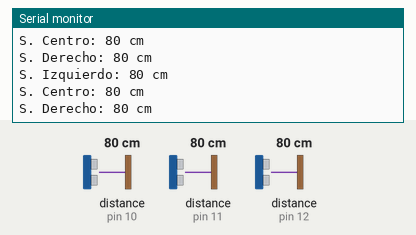
The sketch below on a simulated Arduino Uno, built with avr-gcc and run on an emulated ATmega328P. On the bench: the last lines printed to the serial monitor. The inputs (shaded band) are chosen by the test bench; at power-on: distance to the obstacle (sensors on pin 10, pin 11, pin 12) 80 cm. The echo pulse lasts 58.3 µs per cm.

Above: at 1.2 s.
1.3 s: distance to the obstacle (sensor on pin 10) set to 250 cm
At 1.98 s:
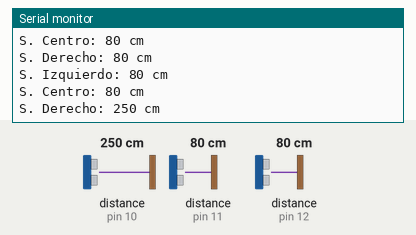
4.3 s: distance to the obstacle (sensor on pin 11) set to 120 cm
At 4.97 s:
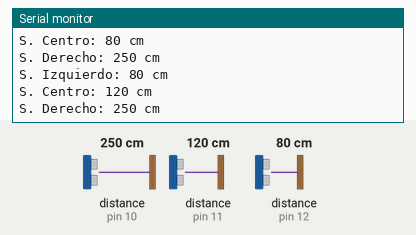
7.3 s: distance to the obstacle (sensor on pin 12) set to 60 cm
At 7.97 s:
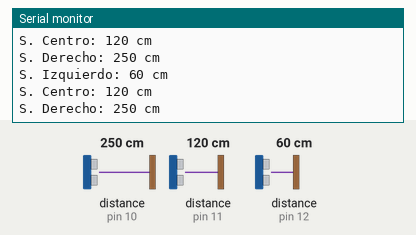
10.3 s: distance to the obstacle (sensor on pin 10) set to 299 cm
At 10.97 s:
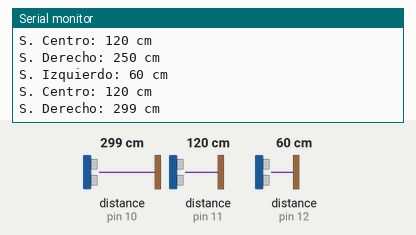
13.3 s: distance to the obstacle (sensor on pin 12) set to 18 cm
At 13.98 s:
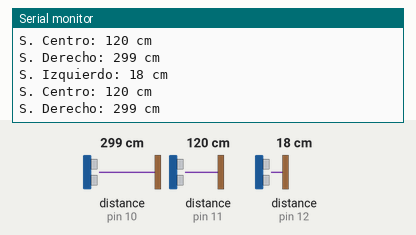
16.3 s: distance to the obstacle (sensor on pin 12) set to 2 cm
At 16.97 s:
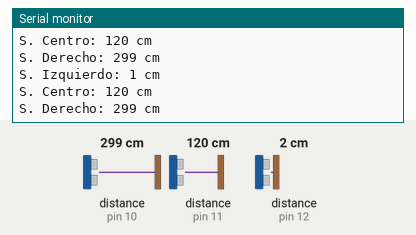
Timing chart, 0 to 19.3 s (numbered marks = the images above; inputs shaded):
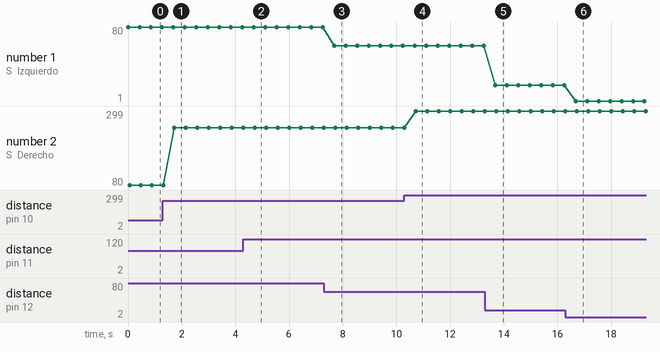

The sketch:

testSensorDistancia.ino
```cpp
#define trigPin 13
#define sLeft 12
#define sMiddle 11
#define sRight 10

void setup() {
  Serial.begin (9600);
  pinMode(trigPin, OUTPUT);
  pinMode(sLeft, INPUT);
  pinMode(sMiddle, INPUT);
  pinMode(sRight, INPUT);
}

void loop() {
   long dLeft, distLeft, dMiddle, distMiddle, dRight, distRight;
  digitalWrite(trigPin, LOW);  // Added this line
  delayMicroseconds(2); // Added this line
  digitalWrite(trigPin, HIGH);
//  delayMicroseconds(1000); - Removed this line
  delayMicroseconds(10); // Added this line
  digitalWrite(trigPin, LOW);
  dLeft = pulseIn(sLeft, HIGH);
  distLeft = (dLeft/2) / 29.1;
  delayMicroseconds(2); // Added this line
  digitalWrite(trigPin, HIGH);
//  delayMicroseconds(1000); - Removed this line
  delayMicroseconds(10); // Added this line
  digitalWrite(trigPin, LOW);
  dMiddle = pulseIn(sMiddle, HIGH);
  distMiddle = (dMiddle/2) / 29.1;
  delayMicroseconds(2); // Added this line
  digitalWrite(trigPin, HIGH);
//  delayMicroseconds(1000); - Removed this line
  delayMicroseconds(10); // Added this line
  digitalWrite(trigPin, LOW);
  dRight = pulseIn(sRight, HIGH);
  distRight = (dRight/2) / 29.1;
Serial.print("S. Izquierdo: ");
Serial.print(distLeft);
Serial.println(" cm");

Serial.print("S. Centro: ");
Serial.print(distMiddle);
Serial.println(" cm");

Serial.print("S. Derecho: ");
Serial.print(distRight);
Serial.println(" cm");
 /* if (distance < 4) {  // This is where the LED On/Off happens
    digitalWrite(led,HIGH); // When the Red condition is met, the Green LED should turn off
  digitalWrite(led2,LOW);
}
  else {
    digitalWrite(led,LOW);
    digitalWrite(led2,HIGH);
  }
  if (distance >= 400 || distance <= 0){
    Serial.println("Out of range");
  }
  else {
    Serial.print("Distancia Sensor 1: ");
    Serial.print(distance);
    Serial.println(" cm");
  }*/
  delay(400);
}
```

Measured:
- after the input at 1.3 s, the serial monitor: prints a new line after 0.43 s (image 1)
- after the input at 4.3 s, the serial monitor: prints a new line after 0.40 s (image 2)
- after the input at 7.3 s, the serial monitor: prints a new line after 0.38 s (image 3)
- after the input at 10.3 s, the serial monitor: prints a new line after 0.42 s (image 4)
- after the input at 13.3 s, the serial monitor: prints a new line after 0.39 s (image 5)
- after the input at 16.3 s, the serial monitor: prints a new line after 0.38 s (image 6)
- plotted number 1: 80 → 60 after the input at 7.3 s, 60 → 18 after the input at 13.3 s, 18 → 1 after the input at 16.3 s
- plotted number 2: 80 → 250 after the input at 1.3 s, 250 → 299 after the input at 10.3 s
